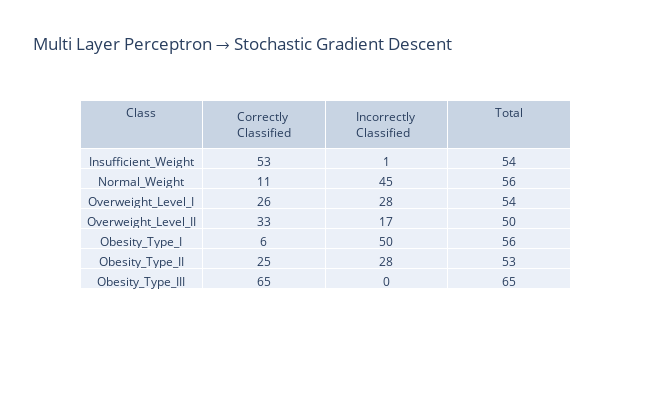

The code cell stored with this chart in its notebook:
### Markdown cell above
#### Stochastic Gradient Descent

### Code cell
clf = MLPClassifier(solver="sgd", random_state=42, max_iter=1000)
clf.fit(xTrain,yTrain)
yPred = clf.predict(xTest)

cv_score = np.array(cross_val_score(clf, xTrain,yTrain, cv=10)).mean()
cf_matrix = confusion_matrix(yTest,yPred)
metrics = precision_recall_fscore_support(yTest,yPred,average="weighted")
precision,recall,f1=metrics[0],metrics[1],metrics[2]
accuracy = accuracy_score(yTest,yPred)
print(f"Cross Validation Score: {cv_score}\nPrecision Score: {precision}\nRecall Score: {recall}\nF1 score: {f1}\nAccuracy: {accuracy}")

sns.heatmap(pd.DataFrame(cf_matrix, labels, labels), annot=True, annot_kws={"size": 14},cmap = 'coolwarm') # font size
plt.title("Confusion Matrix (Multi Layer Perceptron: \nStochastic Gradient Descent)",loc='left', fontweight='bold',  style='italic')
plt.savefig("Graphs/Perceptron/Confusion Matrix (Multi Layer Perceptron - Stochastic Gradient Descent).png", bbox_inches='tight')
plt.show()


interpret_confusion_matrix(confusion_matrix(yTest,yPred), "Multi Layer Perceptron → Stochastic Gradient Descent", labels)

### Figure 1 — Plotly figure (JSON) as saved in the notebook; plotly's stock layout.template omitted (floating-point values rounded to 4 significant figures)
{"data": [{"cells": {"values": [["Insufficient_Weight", "Normal_Weight", "Overweight_Level_I", "Overweight_Level_II", "Obesity_Type_I", "Obesity_Type_II", "Obesity_Type_III"], [53, 11, 26, 33, 6, 25, 65], [1, 45, 28, 17, 50, 28, 0], [54, 56, 54, 50, 56, 53, 65]]}, "columnwidth": 5, "header": {"values": ["Class", "Correctly Classified", "Incorrectly Classified", "Total"]}, "type": "table"}], "layout": {"height": 400, "title": {"text": "Multi Layer Perceptron → Stochastic Gradient Descent"}, "width": 650}}
